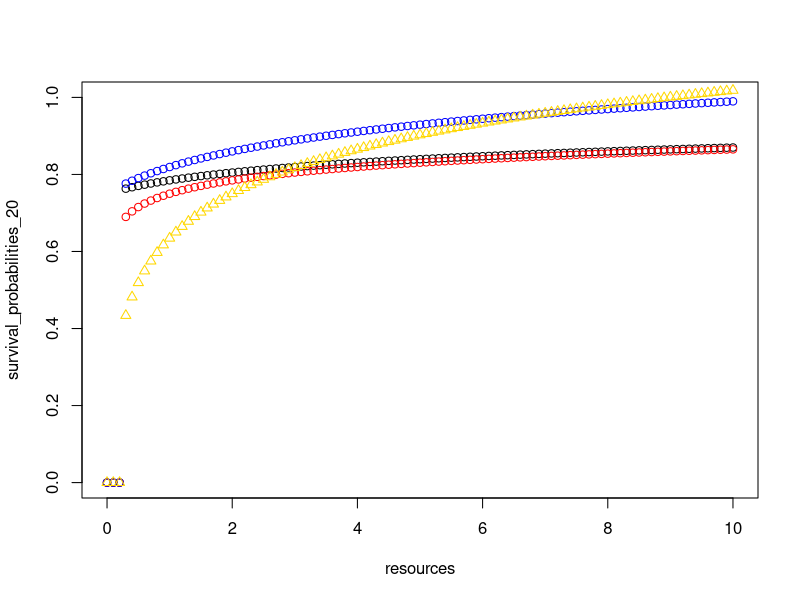

This chart was generated by the following R code: (Note: a time limit stopped this script after it produced the figure.)
## ---- chunk 1
knitr::opts_chunk$set(echo = TRUE)
Sys.setlocale("LC_TIME", "C")
## ---- chunk 2
#life cycle variability database
lcv_pop <- data.frame(lng_var=NA,lro_var=NA,age_repro_i_var=NA,ibi_var=NA)
#check data frame
head(lcv_pop)

#individual final outcome database
final_indpop <- data.frame(id=1:1000,age=rep(NA,length.out=1000),prod_n=rep(NA,length.out=1000),prod=rep(NA,length.out=1000),cons=rep(NA,length.out=1000),lro=rep(NA,length.out=1000),age_repro_i=rep(NA,length.out=1000),ibi=rep(NA,length.out=1000))
#check data frame
head(final_indpop)

#individual iteration database
it_indpop <- data.frame(id=1:1000,surv=rep(NA,length.out=1000),age=rep(0,length.out=1000),prod_o=rep(NA,length.out=1000),prod_a=rep(1,length.out=1000),cons=rep(NA,length.out=1000),repro=rep(NA,length.out=1000))
## ---- chunk 3
####values are made up for now

#survival
#probability of surviving
surv_p <- 0.75
#cost of surviving
surv_c <- 0.25

#reproduction
#probability
repro_p <- 0.5
#cost of reproduction
repro_c <- 0.25
#number of descendants per reproduction
repro_n <- 1

#production
#probability
prod_p <- 0.5
#amount of resources produced
prod_n <- 1

#consumption
#amount of resources consumed
cons <- 0.25
## ---- chunk 4
#survival
survive <- function(it_indpop){
  if(it_indpop$prod_a[i] >= surv_c & runif(1,min=0,max=1)<(surv_p+log(it_indpop$prod_a[i]+1)/20)){
  it_indpop$surv[i] <- 1
  }
  else{
  it_indpop$surv[i] <- 0
  }
  return(it_indpop$surv)
}

#Pablo:
#I think a solution for the "weighting" problem is to make the survival depend on having the resources or not, so if you don't have the resources you definitely die, and if you have them you go through the random option of surviving or not.
# From Dieter: I think this goes back to the discussion in the TICEL meeting, about the function that links inputs to outputs. To me, for survival, there are two steps: first, assign an individual specific level of survival depending on the resources. So there is a function that links resources to a probability. Maybe the easiest is something similar to what you have: when resources are below a critical threshold, individuals will definitely die; if resources reach that threshold, there is a baseline survival probability; if individuals have more resources, their survival probability increases. That increase probably follows a logarithmic function, with additional resources leading to smaller increases. The second step is that we draw a random number for this individual between 0 and 1 (runif(1,min=0,max=1)) and see whether that number is smaller than the probability to survive. Here is such a suggestion. I am dividing the log benefit by 20 to bring it onto the relevant scale - so if the baseline survival is 0.75, and individual with 100 resources will now have a survival of 0.75 + log(100)/20 = 0.75 + 0.23 = 0.98. With this example, most individuals survive, so if you use this variant without changing anything else, the population will explode.
#Pablo: I changed the survival function to what you suggest and I think it clearly nails the discussion in the TICEL meeting. I have two questions: 1) why is it necessary to divide by 20 to bring it onto the relevant scale? and 

# From Dieter:
# It might be useful to plot the functions to get an idea of how it influences the baseline probability. For example, should the baseline be the average or should it be the starting point? Should there be a steep incline or just a small change? Should the change be abrupt or gradual across the whole range? It also matters how you measure resources (are they measured in units of 1 or smaller units, what could the maximum be etc.) Here are four options that illustrate these differences based on what you set above that the production of resources is ~0.5 - so small steps and going up to a maximum of 10 resources (40 steps of production with baseline production (0.5) + consumption (0.25) - 40*0.25=10). I think you will probably decide the shape depending on the references you wanted to use? 

# 
resources<-seq(from=0,to=10,length.out=101)
survival_probabilities_20<-rep(0,101)
for (i in 1:length(resources)){
if(resources[i]<surv_c){survival_probabilities_20[i]<-0}else{survival_probabilities_20[i]<-surv_p+log(resources[i]+1)/20}
}

survival_probabilities_20_neg<-rep(0,101)
for (i in 1:length(resources)){
if(resources[i]<surv_c){survival_probabilities_20_neg[i]<-0}else{survival_probabilities_20_neg[i]<-surv_p+log(resources[i])/20}
}

survival_probabilities_10<-rep(0,101)
for (i in 1:length(resources)){
if(resources[i]<surv_c){survival_probabilities_10[i]<-0}else{survival_probabilities_10[i]<-surv_p+log(resources[i]+1)/10}
}

survival_probabilities_div6<-rep(0,101)
for (i in 1:length(resources)){
if(resources[i]<surv_c){survival_probabilities_div6[i]<-0}else{survival_probabilities_div6[i]<-surv_p+(log(resources[i]/2)/6) }
}

plot(survival_probabilities_20~resources,xlim=c(0,10),ylim=c(0,1))
points(survival_probabilities_20_neg~resources,col="red")
points(survival_probabilities_10~resources,col="blue")
points(survival_probabilities_div6~resources,col="gold",pch=2)


# From Pablo: 2) I tried to solve the issue of population explosion, by exponentiating the survival costs with age, and the same with reproductive costs, so it would be more costly to survive/reproduce when you get older. However, this made crush the population in 2-3 iterations because the costs of survival/reproduction were too high when exponentiating. Do you think it is because the values are too high or am I missing something else? 

# From Dieter: Yes, exponentiating quickly leads to massive changes - e.g. if you start with survival of 0.75, the chance to survive to age 4 is 5%: 0.75*(0.75*0.75)*(0.75*0.75*0.75)*(0.75*0.75*0.75*0.75)




#age
age <- function(it_indpop){
  it_indpop$age[i] <- it_indpop$age[i]+it_indpop$surv[i]
  return(it_indpop$age)
}

#survival costs
survive_c <- function(it_indpop) {
    it_indpop$prod_a[i] <- it_indpop$prod_a[i]-surv_c
    return(it_indpop$prod_a)
  }
## ---- chunk 5
#production
produce <- function(it_indpop){
  it_indpop$prod_o[i] <- rbinom(1,1,prod_p)
  return(it_indpop$prod_o)
}

#adding resources produced
produce_a <- function(it_indpop) {
  it_indpop$prod_a[i] <- it_indpop$prod_a[i]+it_indpop$prod_o[i]*prod_n
  return(it_indpop$prod_a)
}

#consumption
consume <- function(it_indpop) {
  it_indpop$cons[i] <- cons
  it_indpop$prod_a[i] <- it_indpop$prod_a[i]-cons
  return(it_indpop)
}

#Dieter:
# For both though, i wonder whether you need to plan the functions more flexibly. If I understand it correctly, the production probability can change according to the stage the individual is in. So I think that this should be part of the function definition:

# produce <- function(ind,production_probability){
#  ind$prod<-rbinom(nrow(ind),1,production_probability)
#  return(ind)
# }

# The function can than be used as:
# produce(pop,prod_p)
# Where the prod_p can be adjusted according to the stage of the individuals. Though I assume if you end up having a population where individuals are in different stages, you presumably want to make this a two-step process:

# produce <- function(ind){
#  ind$proc_b<-ifelse(ind$age<6,proc_b_infant,ifelse(ind$age<15,proc_b_juvenile,0))  # I think there is some way to set this up better
#  ind$prod<-rbinom(nrow(ind),1,ind$proc_b)
#  return(ind)
# }

#Pablo:
#I think the last option sounds like the best. However, I thought the stage-specific probabilities were set as auxiliary variables, which is why I was not considering them in the function definitions. Is this a good way to do it? Do you think is necessary to solve it for this model, where individuals don't transition to another life cycle stage, or can it be dealt in the next one where individuals have two stages?

# Dieter:
# Yes, I think for now this works. I was already thinking ahead. You could have an additional setup where there are functions that adjust the probabilities accordingly. The way you have setup it up currently though, where functions are simultaneously applied to all individuals in a vector, makes me think that the second approach I am describing will be necessary. This is because not all individuals will transition at the same time, so there will be a mix of individuals in the data frame and the function needs to consider for each individual separately which stage it is in. Or are you assuming that when individuals transition they move to a new data frame, being killed from the dataframe for stage 1 and being added to the dataframe for stage 2?

#Pablo:
#I am thinking on what you said first, not the last part of individuals moving to a new data frame. Therefore, the functions will have to consider the stage of the individual to act differently. Also, stage-specific auxiliary variables (e.g. survival costs, amount of resources produced).

## ---- chunk 6
#reproduction probability
reproduce <- function(it_indpop){
  if(it_indpop$prod_a[i] >= repro_c & runif(1,min=0,max=1)<(repro_p+log(it_indpop$prod_a[i]+1)/20)) {
  it_indpop$repro[i] <- 1
  }else{
  it_indpop$repro[i] <- 0
  }
  return(it_indpop$repro)
}

#reproductive costs
reproduce_c <- function(it_indpop) {
  if(it_indpop$repro[i] == 1){
    it_indpop$prod_a[i] <- it_indpop$prod_a[i]-repro_c
  }else{
    it_indpop$prod_a[i] <- it_indpop$prod_a[i]
  }
    return(it_indpop$prod_a)
}

#adding the newborn
#new_ind <- function(it_indpop){
#  it_indpop <- rbind(it_indpop,data.frame(id=(max(it_indpop$id)+1):((max(it_indpop$id)+1)+sum(it_indpop[which(it_indpop$repro==1),"repro"])),surv=rep(NA,length.out=sum(it_indpop[which(it_indpop$repro==1),"repro"])),age=rep(0,length.out=sum(it_indpop[which(it_indpop$repro==1),"repro"])),prod_o=rep(NA,length.out=sum(it_indpop[which(it_indpop$repro==1),"repro"])),prod_a=rep(1,length.out=sum(it_indpop[which(it_indpop$repro==1),"repro"])),cons=rep(NA,length.out=sum(it_indpop[which(it_indpop$repro==1),"repro"])),repro=rep(NA,length.out=sum(it_indpop[which(it_indpop$repro==1),"repro"]))))
#  return(it_indpop)
#}

#this one did not work out well so I put it directly on the code for one iteration.
## ---- chunk 7
#create population
it_indpop <- data.frame(id=1:1000,surv=rep(NA,length.out=1000),age=rep(0,length.out=1000),prod_o=rep(NA,length.out=1000),prod_a=rep(1,length.out=1000),cons=rep(NA,length.out=1000),repro=rep(NA,length.out=1000))

#I tried like a set up function instead of writing the whole data frame, but it messed up the id because it was giving everybody an id of 1000 instead of a number between 1 and 1000.

#run one iteration for all the population
#calculate the survival outcome
for (i in 1:nrow(it_indpop)){
  #survival
  it_indpop$surv <- survive(it_indpop)
}
#remove individuals that died
it_indpop <- it_indpop[-which(it_indpop$surv==0),]
#calculate age, survival cost, production, consumption, and reproductive outcome
for (i in 1:nrow(it_indpop)){
  #age
  it_indpop$age <- age(it_indpop)
  #survival cost
  it_indpop$prod_a <- survive_c(it_indpop)
  #production outcome
  it_indpop$prod_o <- produce(it_indpop)
  #production amount
  it_indpop$prod_a <- produce_a(it_indpop)
  #consumption
  it_indpop <- consume(it_indpop)
  #reproduction probability
  it_indpop$repro <- reproduce(it_indpop)
  #reproductive cost
  it_indpop$prod_a <- reproduce_c(it_indpop)
}
#add newborns
#dataframe with newborns
new_it_indpop <- data.frame(id=(max(it_indpop$id)+1):(max(it_indpop$id)+sum(it_indpop[which(it_indpop$repro==1),"repro"])),surv=rep(NA,length.out=sum(it_indpop[which(it_indpop$repro==1),"repro"])),age=rep(0,length.out=sum(it_indpop[which(it_indpop$repro==1),"repro"])),prod_o=rep(NA,length.out=sum(it_indpop[which(it_indpop$repro==1),"repro"])),prod_a=rep(1,length.out=sum(it_indpop[which(it_indpop$repro==1),"repro"])),cons=rep(NA,length.out=sum(it_indpop[which(it_indpop$repro==1),"repro"])),repro=rep(NA,length.out=sum(it_indpop[which(it_indpop$repro==1),"repro"])))
#combine original population with newborns
it_indpop <- rbind(it_indpop,new_it_indpop)
#check the population by the end of the iteration
head(it_indpop)
## ---- chunk 8
#create population
it_indpop <- data.frame(id=1:1000,surv=rep(NA,length.out=1000),age=rep(0,length.out=1000),prod_o=rep(NA,length.out=1000),prod_a=rep(1,length.out=1000),cons=rep(NA,length.out=1000),repro=rep(NA,length.out=1000))

#run 100 iterations
for (b in 1:100){
#calculate the survival outcome
for (i in 1:nrow(it_indpop)){
  #survival
  it_indpop$surv <- survive(it_indpop)
}
#remove individuals that died
it_indpop <- it_indpop[-which(it_indpop$surv==0),]
#calculate age, survival cost, production, consumption, and reproductive outcome
for (i in 1:nrow(it_indpop)){
  #age
  it_indpop$age <- age(it_indpop)
  #survival cost
  it_indpop$prod_a <- survive_c(it_indpop)
  #production outcome
  it_indpop$prod_o <- produce(it_indpop)
  #production amount
  it_indpop$prod_a <- produce_a(it_indpop)
  #consumption
  it_indpop <- consume(it_indpop)
  #reproduction probability
  it_indpop$repro <- reproduce(it_indpop)
  #reproductive cost
  it_indpop$prod_a <- reproduce_c(it_indpop)
}
#add newborns
#dataframe with newborns
new_it_indpop <- data.frame(id=(max(it_indpop$id)+1):(max(it_indpop$id)+sum(it_indpop[which(it_indpop$repro==1),"repro"])),surv=rep(NA,length.out=sum(it_indpop[which(it_indpop$repro==1),"repro"])),age=rep(0,length.out=sum(it_indpop[which(it_indpop$repro==1),"repro"])),prod_o=rep(NA,length.out=sum(it_indpop[which(it_indpop$repro==1),"repro"])),prod_a=rep(1,length.out=sum(it_indpop[which(it_indpop$repro==1),"repro"])),cons=rep(NA,length.out=sum(it_indpop[which(it_indpop$repro==1),"repro"])),repro=rep(NA,length.out=sum(it_indpop[which(it_indpop$repro==1),"repro"])))
#combine original population with newborns
it_indpop <- rbind(it_indpop,new_it_indpop)
}

#check the population by the end of the iterations
head(it_indpop)
## ---- chunk 9
#id
id_final <- function(final_indpop){
  final_indpop$id[i] <- it_indpop$id[i]
  return(final_indpop$id)
}

#age
age_final <- function(final_indpop){
  final_indpop$age[i] <- it_indpop$age[i]
  return(final_indpop$age)
}

#total amount of successulf outcomes in production
produce_final_o <- function(final_indpop){
  final_indpop$prod_n[i] <- final_indpop$prod_n[i]+it_indpop$prod_o[i]
  return(final_indpop$prod_n)
}

#total amount of resources produced
produce_final_a <- function(final_indpop){
  final_indpop$prod[i] <- final_indpop$prod[i]+it_indpop$prod_a[i]
  return(final_indpop$prod)
}

#lifetime reproductive output
lro <- function(final_indpop){
  final_indpop$lro[i] <- final_indpop$lro[i]+it_indpop$repro[i]
  return(final_indpop$lro)
}

#age at ith reproduction
#age_repro_i <- function(final_indpop){
 # if(it_indpop$repro[i]==1){
  #final_indpop$age_repro_i[i] <- it_indpop$age[i]

  #}
#}

#Not sure how to make a new column with the age at subsequent reproductive events.

#average interbirth interval
#avg_ibi <- function(final_indpop){
  #final_indpop$ibi[i] <- (final_indpop$age_repro_i[i]-final_indpop$age_repro_i[i])/final_indpop$lro
  #return(final_indpop$ibi)
#}

#It should work depending on how the final_indpop$age_repro_i[i] can refer to the age at last and first reproduction.
